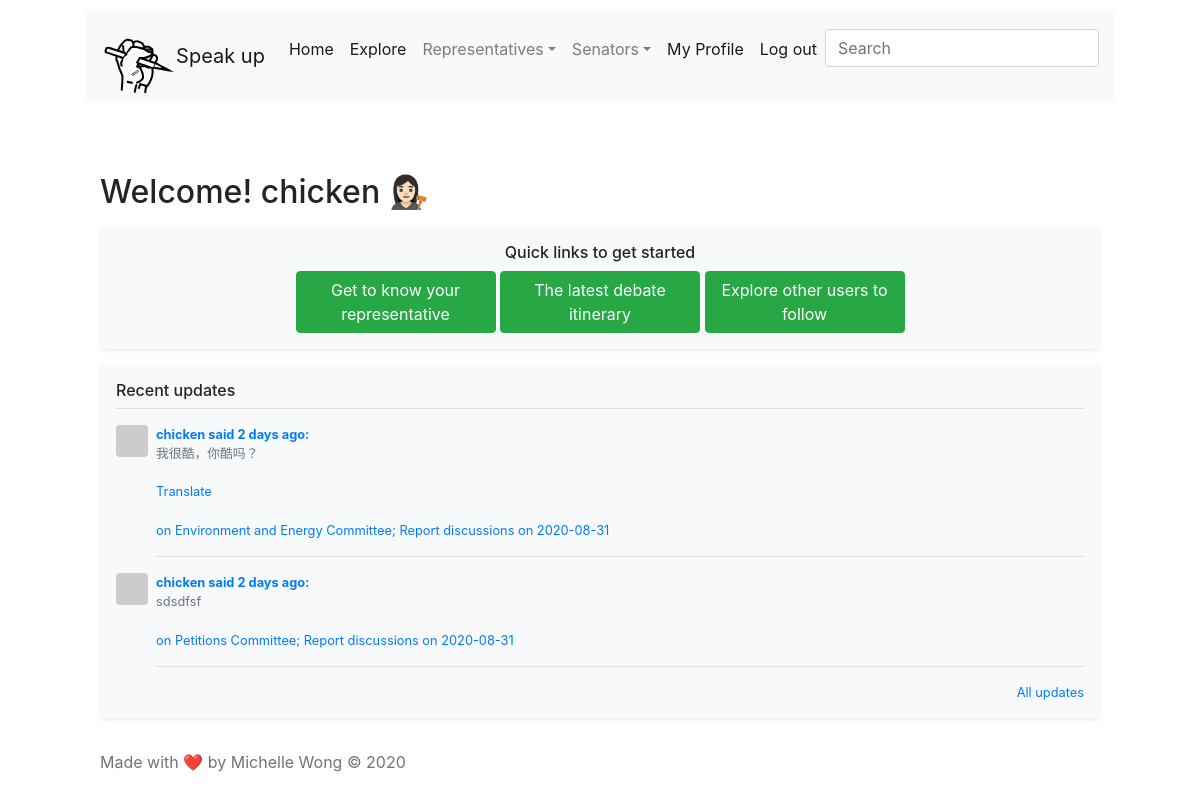
Before: /index (signed in) with the older database file.
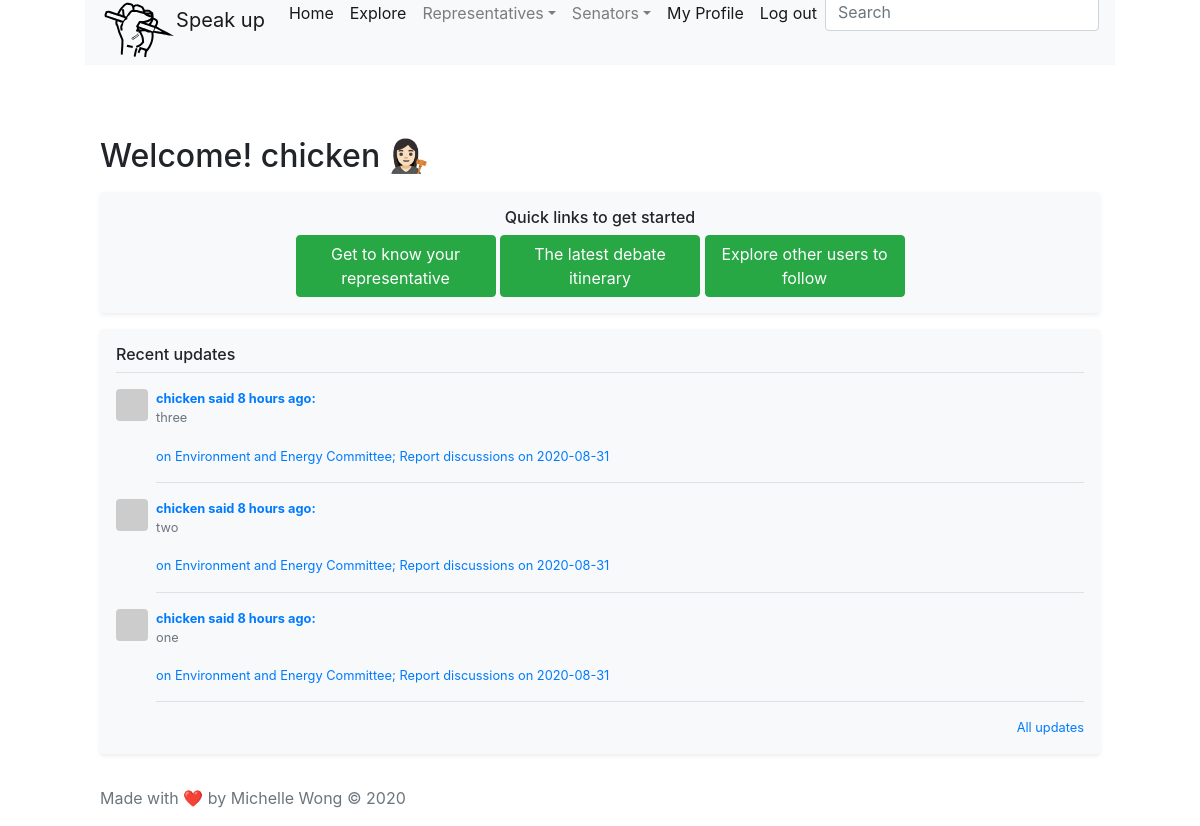
After: the same page with the newer database file.
### app/models.py (models this page shows, shortened)
class User(UserMixin, db.Model):
    id = db.Column(db.Integer, primary_key=True)
    username = db.Column(db.String(64), index=True, unique=True)
    email = db.Column(db.String(120), index=True, unique=True)
    password_hash = db.Column(db.String(128))
    posts = db.relationship('Post', backref='author', lazy='dynamic')
    about_me = db.Column(db.String(140))
    representative = db.Column(db.String(100))
    constituency = db.Column(db.String(100))
    postcode = db.Column(db.String(64))
    last_seen = db.Column(db.DateTime, default=datetime.utcnow)
    followed = db.relationship(
        'User', secondary=followers,
        primaryjoin=(followers.c.follower_id == id),
        secondaryjoin=(followers.c.followed_id == id),
        backref=db.backref('followers', lazy='dynamic'), lazy='dynamic')
    def avatar(self, size):
        digest = md5(self.email.lower().encode('utf-8')).hexdigest()
        return 'https://www.gravatar.com/avatar/{}?d=identicon&s={}'.format(
            digest, size)
    def followed_posts(self):
        followed = Post.query.join(
            followers, (followers.c.followed_id == Post.user_id)).filter(
                followers.c.follower_id == self.id)
        own = Post.query.filter_by(user_id=self.id)
        return followed.union(own).order_by(Post.timestamp.desc())

class SearchableMixin(object):
    @classmethod
    def before_commit(cls, session):
        session._changes = {
            'add': list(session.new),
            'update': list(session.dirty),
            'delete': list(session.deleted)
        }
    @classmethod
    def after_commit(cls, session):
        for obj in session._changes['add']:
            if isinstance(obj, SearchableMixin):
                add_to_index(obj.__tablename__, obj)
        for obj in session._changes['update']:
            if isinstance(obj, SearchableMixin):
                add_to_index(obj.__tablename__, obj)
        for obj in session._changes['delete']:
            if isinstance(obj, SearchableMixin):
                remove_from_index(obj.__tablename__, obj)
        session._changes = None

class Post(db.Model,SearchableMixin):
    __searchable__ = ['body']
    id = db.Column(db.Integer, primary_key=True)
    body = db.Column(db.String(140))
    timestamp = db.Column(db.DateTime, index=True, default=datetime.utcnow)
    user_id = db.Column(db.Integer, db.ForeignKey('user.id'))
    speech_id = db.Column(db.Integer, db.ForeignKey('speech.id'))
    language = db.Column(db.String(5))

class MinorHeading(db.Model):
    __tablename__ = 'minorheading'
    id = db.Column(db.Integer, primary_key=True)
    order_id = db.Column(db.Integer,index=True)
    major_id = db.Column(db.Integer, db.ForeignKey('majorheading.id'))
    body = db.Column(db.String(140))
    speech = db.relationship('Speech', backref='minorheading', lazy='dynamic')

class Hansard(db.Model):
    id = db.Column(db.Integer, primary_key=True)
    date = db.Column(db.String(140))
    debate_type = db.Column(db.String(140))
    majorheading = db.relationship('MajorHeading', backref='hansard', lazy='dynamic')

### app/main/routes.py (the view)
@bp.route('/', methods=['GET', 'POST'])
@bp.route('/index', methods=['GET', 'POST'])
@login_required
def index():
    page = request.args.get('page', 1, type=int)
    posts = current_user.followed_posts().paginate(
        page, 3, False)
    return render_template('index.html', title='Home',
                           posts=posts.items)

### app/main/forms.py
class SearchForm(FlaskForm):
    q = StringField('Search', validators=[DataRequired()])
    def __init__(self, *args, **kwargs):
        if 'formdata' not in kwargs:
            kwargs['formdata'] = request.args
        if 'csrf_enabled' not in kwargs:
            kwargs['csrf_enabled'] = False
        super(SearchForm, self).__init__(*args, **kwargs)

### app/main/routes.py (called while the page is built)
@bp.before_request
def before_request():
    if current_user.is_authenticated:
        current_user.last_seen = datetime.utcnow()
        db.session.commit()
        g.search_form = SearchForm()
    g.locale = str(get_locale())

### app/models.py (called while the page is built)
@login.user_loader
def load_user(id):
    return User.query.get(int(id))

### app/templates/index.html (shortened to what this page needs)
{% extends "navbar.html" %}
{% block content %}
<link rel="stylesheet" href="https://stackpath.bootstrapcdn.com/bootstrap/4.5.2/css/bootstrap.min.css">
<div class="row">
  <div class="col-lg-12">
    <br>
    <br>
    <br>
    <h2>Welcome! {{current_user.username}} 👩🏻‍⚖️</h2>
    <div class="my-3 p-3 bg-light text-center rounded box-shadow shadow-sm">
    <h6>Quick links to get started</h6>
    <button type="button" class="btn btn-success text-center">Get to know your representative</button>
    <button type="button" class="btn btn-success text-center">The latest debate itinerary</button>
    <button type="button" class="btn btn-success text-center">Explore other users to follow</button>
    </div>
    <div class="my-3 p-3 bg-light rounded box-shadow shadow-sm">
            <h6 class="border-bottom border-gray pb-2 mb-0">Recent updates</h6>
            {% for post in posts %}
                {% include '_post.html' %}
            {% endfor %}
    <small class="d-block text-right mt-3">
      <a href="#">All updates</a>
    </small>
  </div>
</div>
</div>
{% endblock %}

### app/templates/navbar.html (shortened to what this page needs)
<!doctype html>
<html lang="en">
  <head>
    <link rel="stylesheet" href="https://stackpath.bootstrapcdn.com/bootstrap/4.5.2/css/bootstrap.min.css">
    <link href="css/file.css" rel="stylesheet">
    <div class="container-fullwidth">
      <nav class="navbar navbar-expand-lg navbar-light bg-light">
        <img src="/static/websitelogobold.svg" width="75" height="75" class="d-inline-block align-top brand" alt="" loading="lazy">
        <a class="navbar-brand" href="{{url_for('main.index')}}"> Speak up</a>
        <div class="collapse navbar-collapse" id="navbarNavAltMarkup">
          <div class="navbar-nav ml-auto">
            <a class="nav-link active" href={{url_for('main.index')}}>Home <span class="sr-only">(current)</span></a>
            {% if current_user.is_anonymous %}
            <a class="nav-link active" href={{url_for('auth.login')}}>Log in <span class="sr-only">(current)</span></a>
            {% else %}
            <a class="nav-link active" href={{url_for('main.explore')}}>Explore <span class="sr-only">(current)</span></a>
            <li class="nav-item dropdown">
                <a class="nav-link dropdown-toggle" href="#" id="navbarDropdown" role="button" data-toggle="dropdown" aria-haspopup="true" aria-expanded="false">
                  Representatives</a>
      </li>
      <li class="nav-item dropdown">
          <a class="nav-link dropdown-toggle" href="#" id="navbarDropdown" role="button" data-toggle="dropdown" aria-haspopup="true" aria-expanded="false">
            Senators</a>
</li>
            <a class="nav-link active" href={{url_for('main.user', username= current_user.username)}}>My Profile <span class="sr-only">(current)</span></a>
            <a class="nav-link active" href={{url_for('auth.logout')}}>Log out <span class="sr-only">(current)</span></a>
            {% endif %}
            {% if g.search_form %}
            <form class="navbar-form navbar-left" method="get" action="{{ url_for('main.search') }}">
                                <div class="form-group">
                                    {{ g.search_form.q(size=20, class='form-control', placeholder=g.search_form.q.label.text) }}
                                </div>
                            </form>
                            {% endif %}
          </div>
        </div>
      </nav>
  </head>
      <div class="container">
        {% block content %}{% endblock %}
      </div>
        <footer class="footer mt-auto py-3">
          <div class="container">
            <span class="text-muted">Made with ❤️ by Michelle Wong © 2020</span>
          </div>
        </footer>

### app/templates/_post.html (shortened to what this page needs)
        <div class="media text-muted pt-3">
          <img data-src="holder.js/31x32?theme=thumb&amp;bg=007bff&amp;fg=007bff&amp;size=1" alt="32x32" class="mr-2 rounded user_popup" style="width: 32px; height: 32px;" data-toggle="popover" data-placement="bottom" data-content="Vivamus
sagittis lacus vel augue laoreet rutrum faucibus." src={{ post.author.avatar(36) }} data-holder-rendered="true">
          <p class="media-body pb-3 mb-0 small lh-125 border-bottom border-gray">
            <strong class="d-block text-gray-dark"><a href="{{ url_for('main.user', username=post.author.username) }}">{{post.author.username}} said {{ moment(post.timestamp).fromNow() }}: </a></strong>
            <span id="post{{ post.id }}">{{ post.body }}</span>
                  {% if post.language and post.language != g.locale %}
                  <br><br>
                  <span id="translation{{ post.id }}">
                      <a href="javascript:translate(
                                  '#post{{ post.id }}',
                                  '#translation{{ post.id }}',
                                  '{{ post.language }}',
                                  '{{ g.locale }}');">{{ ('Translate') }}</a>
                  </span>
                  {% endif %}
          <br>
          <br>
          <a href="/hansard/{{post.speech.minorheading.majorheading.hansard.date+"#"+post.speech.exact_id}}"> on {{post.speech.minorheading.body}} discussions on {{post.speech.minorheading.majorheading.hansard.date}}</a>
           </p>
        </div>

### app/css/file.css (style rules this page uses)
html, body { height: 100%; }

### app/templates/index.html (style rules this page uses)
.btn { width:200px; height:100px padding:5px; }

Changed rows visible on the page:
no longer on this page (row unchanged): Post: author.username "chicken", timestamp "2 days ago", body "我很酷，你酷吗？", value "Translate", speech.minorheading.body "Environment and Energy Committee; Report", speech.minorheading.majorheading.hansard "2020-08-31"
no longer on this page (row unchanged): Post: author.username "chicken", timestamp "2 days ago", body "sdsdfsf", speech.minorheading.body "Petitions Committee; Report", speech.minorheading.majorheading.hansard "2020-08-31"
added Post: author.username "chicken", timestamp "8 hours ago", body "three", speech.minorheading.body "Environment and Energy Committee; Report", speech.minorheading.majorheading.hansard "2020-08-31"
added Post: author.username "chicken", timestamp "8 hours ago", body "two", speech.minorheading.body "Environment and Energy Committee; Report", speech.minorheading.majorheading.hansard "2020-08-31"
added Post: author.username "chicken", timestamp "8 hours ago", body "one", speech.minorheading.body "Environment and Energy Committee; Report", speech.minorheading.majorheading.hansard "2020-08-31"
